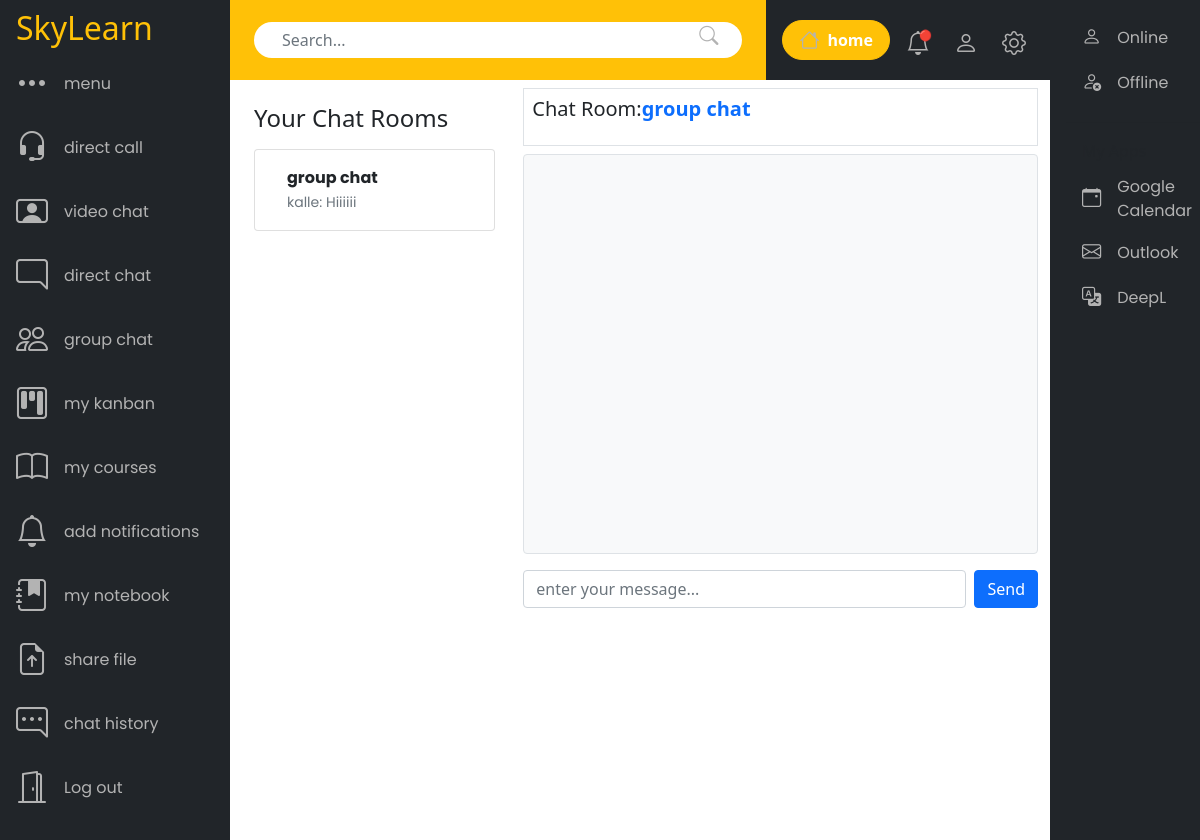
Screenshot of /dashboard_student/chat/ (signed in) with the database file from the repository.
### myapp/models.py (models this page shows, shortened)
class ChatRoom(models.Model):
    name = models.CharField(max_length=128, unique=True, null=True, blank=True)
    participants = models.ManyToManyField(settings.AUTH_USER_MODEL, related_name="chatrooms")
    users_online = models.ManyToManyField(settings.AUTH_USER_MODEL, related_name='online_in_groups', blank=True)
    is_group_chat = models.BooleanField(default=False)
    created_at = models.DateTimeField(auto_now_add=True)
    class Meta:
        ordering = ["-created_at"]
    def last_message(self):
        return self.messages.order_by('-timestamp').first()

class ChatMessage(models.Model):
    room = models.ForeignKey(ChatRoom, on_delete=models.CASCADE, related_name="messages")
    sender = models.ForeignKey(settings.AUTH_USER_MODEL, on_delete=models.CASCADE, related_name="sent_messages")
    content = models.CharField(max_length=300 , blank=True)
    file = models.FileField(upload_to= user_directory_path, blank=True, null=True)
    edited = models.BooleanField(default=False)
    delete_message = models.BooleanField(default=False)
    timestamp = models.DateTimeField(auto_now_add=True)
    class Meta:
        ordering = ['timestamp']

class User(AbstractUser):
    ADMIN = "admin"
    TEACHER = "teacher"
    PARTICIPANT = "participant"
    ROLE_CHOICES = [
        (ADMIN, "Admin"),
        (TEACHER, "Teacher"),
        (PARTICIPANT, "Participant"),
    ]
    role = models.CharField(max_length=20, choices=ROLE_CHOICES, default=PARTICIPANT)

### myapp/views.py (the view)
# urls.py: path("dashboard_student/chat/", views.dashboard_chat, name="dashboard/student/chat"),
@login_required
def dashboard_chat(request):
    user = request.user
    rooms = ChatRoom.objects.filter(participants= user)
    group_chats = rooms.filter(is_group_chat = True)
    single_chats = rooms.filter(is_group_chat = False)
    single_chats_with_other_user = []
    for chat in single_chats:
        other_user = chat.participants.exclude(id=user.id).first()
        single_chats_with_other_user.append({
            "chat": chat,
            "other_user": other_user
        })
    room = rooms.order_by('-messages__timestamp', '-created_at').first()
    messages = room.messages.all() if room else []
    return render(request, "chat.html", {
        "room": room,
        "rooms": rooms,
        "messages": messages,
        "group_chats": group_chats,
        "single_chats_with_other_user": single_chats_with_other_user
    })

### myapp/templates/chat.html
{% extends "dashboard_student.html" %}
{% block main_content %}
    <div class="container d-flex flex-column flex-lg-row gap-3">
        <div class="chat-room col-lg-4">{% include "partials/chat_rooms.html" %}</div>
        <div class="chat-content flex-grow-1">{% include "partials/chat_room_content.html" %}</div>
    </div>
{% endblock %}

### myapp/templates/partials/chat_rooms.html (shortened to what this page needs)
<div class="container-fluid py-4">
    <h4 class="fs-4 text-dark mb-3">Your Chat Rooms</h4>
    <ul class="list-group">
        {% for room in group_chats %}
            <li class="list-group-item">
                <a hx-get="{% url 'chat_room' room.id %}"
                   hx-target=".chat-content"
                   hx-swap="innerHTML"
                   class="d-block text-dark nav-link">
                    <strong>{{ room.name|default:"Unnamed Group" }}</strong>
                    {% if room.last_message %}
                        <br>
                        <small class="text-muted">{{ room.last_message.sender.username }}: {{ room.last_message.content|truncatechars:16 }}</small>
                    {% endif %}
                </a>
            </li>
        {% endfor %}
    </ul>
</div>

### myapp/templates/partials/chat_room_content.html (shortened to what this page needs)
{% if room %}
    <h5 class="text-dark p-2 border mt-2">
        <p>
            Chat Room:<span class="fw-bold text-primary">{{ room.name | default:"Direct chat" }}</span>
        </p>
    </h5>
    <div id="message-list"
         class="border rounded p-2 mb-3 bg-light"
         style="height: 400px;
                overflow: auto">{% include "partials/message_list.html" %}</div>
    <form hx-post="{% url 'send_message' room.id %}"
          hx-target="#message-list"
          hx-swap="innerHTML"
          class="d-flex gap-2">
        <input type="text"
               name="message"
               class="form-control"
               placeholder="enter your message..."
               required>
        <button type="submit" class="btn btn-primary">Send</button>
    </form>
{% endif %}

### static/css/styles.css (style rules this page uses)
:root { --bg-color-home: #021f81; --bg-color: #ffffff; --secondary-color: #daa125; --title-font: "Poppins", sans-serif; --text-font: "Roboto", sans-serif; --text-color: #ffffff; --nav-bg: #212529; --nav-secondary-color: #b3b3b3; }
html, body { width: 100vw; height: 100vh; margin: 0; padding: 0; }
ul { list-style-type: none; }
.nav-link { display: flex; align-items: center; font-family: var(--title-font); font-size: 16px; color: var(--nav-secondary-color); gap: .5rem; }

### rows the page displays
ChatRoom: name "group chat", last_message.sender.username "kalle", last_message.content "Hiiiiii"
